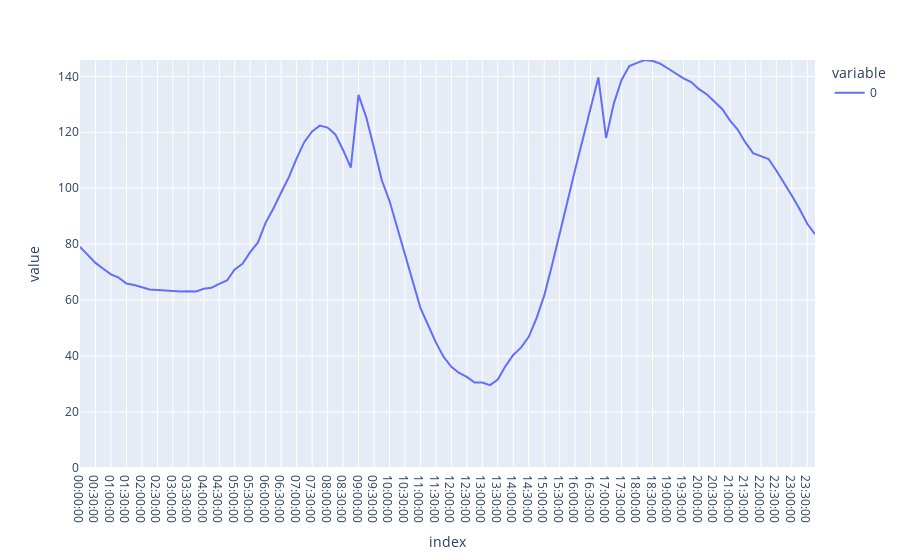

Notebook code for this chart:
### Code cell
# fig = make_subplots(rows=1, cols=1)#,specs=[[{"secondary_y": True}]])
fig = go.Figure(total_day_profile.plot())
fig.update_yaxes(range = [0,total_day_profile_peak])

### Figure 1 — Plotly figure (JSON) as saved in the notebook; plotly's stock layout.template omitted (floating-point values rounded to 4 significant figures)
{"data": [{"hovertemplate": "variable=0<br>index=%{x}<br>value=%{y}<extra></extra>", "legendgroup": "0", "line": {"color": "#636efa", "dash": "solid"}, "marker": {"symbol": "circle"}, "mode": "lines", "name": "0", "orientation": "v", "showlegend": true, "type": "scatter", "x": ["00:00:00", "00:15:00", "00:30:00", "00:45:00", "01:00:00", "01:15:00", "01:30:00", "01:45:00", "02:00:00", "02:15:00", "02:30:00", "02:45:00", "03:00:00", "03:15:00", "03:30:00", "03:45:00", "04:00:00", "04:15:00", "04:30:00", "04:45:00", "05:00:00", "05:15:00", "05:30:00", "05:45:00", "06:00:00", "06:15:00", "06:30:00", "06:45:00", "07:00:00", "07:15:00", "07:30:00", "07:45:00", "08:00:00", "08:15:00", "08:30:00", "08:45:00", "09:00:00", "09:15:00", "09:30:00", "09:45:00", "10:00:00", "10:15:00", "10:30:00", "10:45:00", "11:00:00", "11:15:00", "11:30:00", "11:45:00", "12:00:00", "12:15:00", "12:30:00", "12:45:00", "13:00:00", "13:15:00", "13:30:00", "13:45:00", "14:00:00", "14:15:00", "14:30:00", "14:45:00", "15:00:00", "15:15:00", "15:30:00", "15:45:00", "16:00:00", "16:15:00", "16:30:00", "16:45:00", "17:00:00", "17:15:00", "17:30:00", "17:45:00", "18:00:00", "18:15:00", "18:30:00", "18:45:00", "19:00:00", "19:15:00", "19:30:00", "19:45:00", "20:00:00", "20:15:00", "20:30:00", "20:45:00", "21:00:00", "21:15:00", "21:30:00", "21:45:00", "22:00:00", "22:15:00", "22:30:00", "22:45:00", "23:00:00", "23:15:00", "23:30:00", "23:45:00"], "xaxis": "x", "y": [79.02, 76.14, 73.31, 71.21, 69.22, 68.06, 65.96, 65.42, 64.55, 63.78, 63.65, 63.38, 63.31, 63.05, 63.15, 63.12, 64.05, 64.44, 65.82, 67.01, 70.93, 72.97, 77.13, 80.63, 87.71, 92.76, 98.47, 104.0, 110.7, 116.5, 120.3, 122.4, 121.7, 119.2, 113.7, 107.4, 133.4, 125.3, 114.4, 102.9, 95.49, 85.96, 75.69, 66.61, 57.22, 51.02, 44.88, 39.73, 36.15, 33.97, 32.53, 30.53, 30.56, 29.63, 31.63, 36.43, 40.42, 43.03, 46.89, 53.47, 61.59, 72.35, 84.26, 95.17, 106.7, 117.5, 128.4, 139.6, 118.0, 130.3, 138.7, 143.6, 144.8, 145.8, 145.5, 144.6, 142.8, 140.9, 139.3, 137.9, 135.4, 133.6, 131.0, 128.3, 124.2, 121.0, 116.4, 112.5, 111.5, 110.5, 106.4, 102.1, 97.4, 92.58, 87.28, 83.56], "yaxis": "y"}], "layout": {"legend": {"title": {"text": "variable"}, "tracegroupgap": 0}, "margin": {"t": 60}, "xaxis": {"anchor": "y", "domain": [0, 1], "title": {"text": "index"}}, "yaxis": {"anchor": "x", "domain": [0, 1], "range": [0, 145.8], "title": {"text": "value"}}}}
